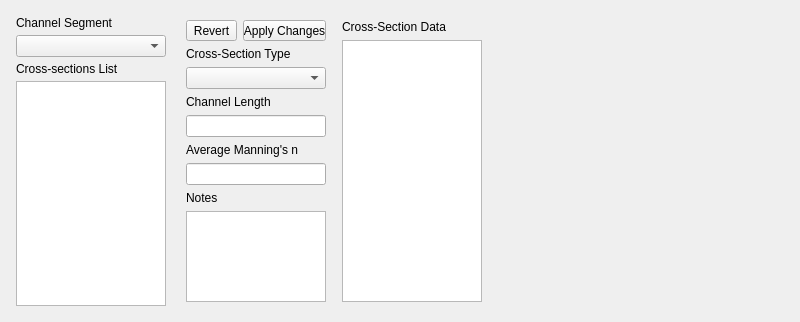
<?xml version="1.0" encoding="UTF-8"?>
<ui version="4.0">
 <class>Dialog</class>
 <widget class="QDialog" name="Dialog">
  <property name="geometry">
   <rect>
    <x>0</x>
    <y>0</y>
    <width>800</width>
    <height>322</height>
   </rect>
  </property>
  <property name="windowTitle">
   <string>Dialog</string>
  </property>
  <layout class="QVBoxLayout" name="verticalLayout">
   <item>
    <layout class="QGridLayout" name="gridLayout">
     <property name="sizeConstraint">
      <enum>QLayout::SetDefaultConstraint</enum>
     </property>
     <property name="bottomMargin">
      <number>0</number>
     </property>
     <item row="0" column="5">
      <layout class="QGridLayout" name="gridLayout_2">
       <property name="rightMargin">
        <number>0</number>
       </property>
       <item row="0" column="0">
        <widget class="QWidget" name="plotWidget" native="true">
         <property name="sizePolicy">
          <sizepolicy hsizetype="MinimumExpanding" vsizetype="Preferred">
           <horstretch>0</horstretch>
           <verstretch>0</verstretch>
          </sizepolicy>
         </property>
         <property name="minimumSize">
          <size>
           <width>300</width>
           <height>300</height>
          </size>
         </property>
        </widget>
       </item>
      </layout>
     </item>
     <item row="0" column="0">
      <widget class="QFrame" name="frame">
       <property name="maximumSize">
        <size>
         <width>160</width>
         <height>16777215</height>
        </size>
       </property>
       <property name="frameShape">
        <enum>QFrame::NoFrame</enum>
       </property>
       <property name="frameShadow">
        <enum>QFrame::Plain</enum>
       </property>
       <layout class="QVBoxLayout" name="verticalLayout_3">
        <property name="spacing">
         <number>5</number>
        </property>
        <property name="margin">
         <number>5</number>
        </property>
        <item>
         <widget class="QLabel" name="label_2">
          <property name="minimumSize">
           <size>
            <width>150</width>
            <height>0</height>
           </size>
          </property>
          <property name="maximumSize">
           <size>
            <width>150</width>
            <height>16777215</height>
           </size>
          </property>
          <property name="text">
           <string>Channel Segment</string>
          </property>
         </widget>
        </item>
        <item>
         <widget class="QComboBox" name="comboBox">
          <property name="sizePolicy">
           <sizepolicy hsizetype="MinimumExpanding" vsizetype="Fixed">
            <horstretch>0</horstretch>
            <verstretch>0</verstretch>
           </sizepolicy>
          </property>
          <property name="minimumSize">
           <size>
            <width>150</width>
            <height>0</height>
           </size>
          </property>
          <property name="maximumSize">
           <size>
            <width>150</width>
            <height>16777215</height>
           </size>
          </property>
         </widget>
        </item>
        <item>
         <widget class="QLabel" name="label">
          <property name="maximumSize">
           <size>
            <width>150</width>
            <height>16777215</height>
           </size>
          </property>
          <property name="text">
           <string>Cross-sections List</string>
          </property>
         </widget>
        </item>
        <item>
         <widget class="QListView" name="xsecList">
          <property name="maximumSize">
           <size>
            <width>150</width>
            <height>16777215</height>
           </size>
          </property>
         </widget>
        </item>
       </layout>
      </widget>
     </item>
     <item row="0" column="2">
      <widget class="QFrame" name="xsecFrame">
       <property name="minimumSize">
        <size>
         <width>150</width>
         <height>0</height>
        </size>
       </property>
       <property name="maximumSize">
        <size>
         <width>200</width>
         <height>16777215</height>
        </size>
       </property>
       <property name="frameShape">
        <enum>QFrame::NoFrame</enum>
       </property>
       <layout class="QVBoxLayout" name="xsecParamsLayout">
        <property name="rightMargin">
         <number>1</number>
        </property>
        <item>
         <layout class="QHBoxLayout" name="horizontalLayout">
          <property name="bottomMargin">
           <number>0</number>
          </property>
          <item>
           <widget class="QToolButton" name="revertChangesBtn">
            <property name="text">
             <string>Revert</string>
            </property>
           </widget>
          </item>
          <item>
           <widget class="QToolButton" name="applyChangesBtn">
            <property name="text">
             <string>Apply Changes</string>
            </property>
           </widget>
          </item>
         </layout>
        </item>
        <item>
         <widget class="QLabel" name="label_6">
          <property name="maximumSize">
           <size>
            <width>200</width>
            <height>16777215</height>
           </size>
          </property>
          <property name="text">
           <string>Cross-Section Type</string>
          </property>
         </widget>
        </item>
        <item>
         <widget class="QComboBox" name="xsecTypeCbo">
          <property name="maximumSize">
           <size>
            <width>200</width>
            <height>16777215</height>
           </size>
          </property>
         </widget>
        </item>
        <item>
         <widget class="QLabel" name="label_3">
          <property name="maximumSize">
           <size>
            <width>200</width>
            <height>16777215</height>
           </size>
          </property>
          <property name="text">
           <string>Channel Length</string>
          </property>
         </widget>
        </item>
        <item>
         <widget class="QLineEdit" name="chanLenEdit">
          <property name="maximumSize">
           <size>
            <width>200</width>
            <height>16777215</height>
           </size>
          </property>
         </widget>
        </item>
        <item>
         <widget class="QLabel" name="label_5">
          <property name="maximumSize">
           <size>
            <width>200</width>
            <height>16777215</height>
           </size>
          </property>
          <property name="text">
           <string>Average Manning's n</string>
          </property>
         </widget>
        </item>
        <item>
         <widget class="QLineEdit" name="mannEdit">
          <property name="maximumSize">
           <size>
            <width>200</width>
            <height>16777215</height>
           </size>
          </property>
         </widget>
        </item>
        <item>
         <widget class="QLabel" name="label_4">
          <property name="maximumSize">
           <size>
            <width>200</width>
            <height>16777215</height>
           </size>
          </property>
          <property name="text">
           <string>Notes</string>
          </property>
         </widget>
        </item>
        <item>
         <widget class="QTextEdit" name="notesEdit">
          <property name="maximumSize">
           <size>
            <width>200</width>
            <height>16777215</height>
           </size>
          </property>
         </widget>
        </item>
       </layout>
      </widget>
     </item>
     <item row="0" column="3">
      <widget class="QFrame" name="xsecDataFrame">
       <property name="minimumSize">
        <size>
         <width>150</width>
         <height>0</height>
        </size>
       </property>
       <property name="maximumSize">
        <size>
         <width>200</width>
         <height>16777215</height>
        </size>
       </property>
       <layout class="QVBoxLayout" name="verticalLayout_4">
        <property name="rightMargin">
         <number>1</number>
        </property>
        <item>
         <widget class="QLabel" name="label_7">
          <property name="text">
           <string>Cross-Section Data</string>
          </property>
         </widget>
        </item>
        <item>
         <widget class="QTableView" name="xsecDataTView">
          <property name="maximumSize">
           <size>
            <width>200</width>
            <height>16777215</height>
           </size>
          </property>
         </widget>
        </item>
       </layout>
      </widget>
     </item>
    </layout>
   </item>
  </layout>
 </widget>
 <resources/>
 <connections/>
</ui>
